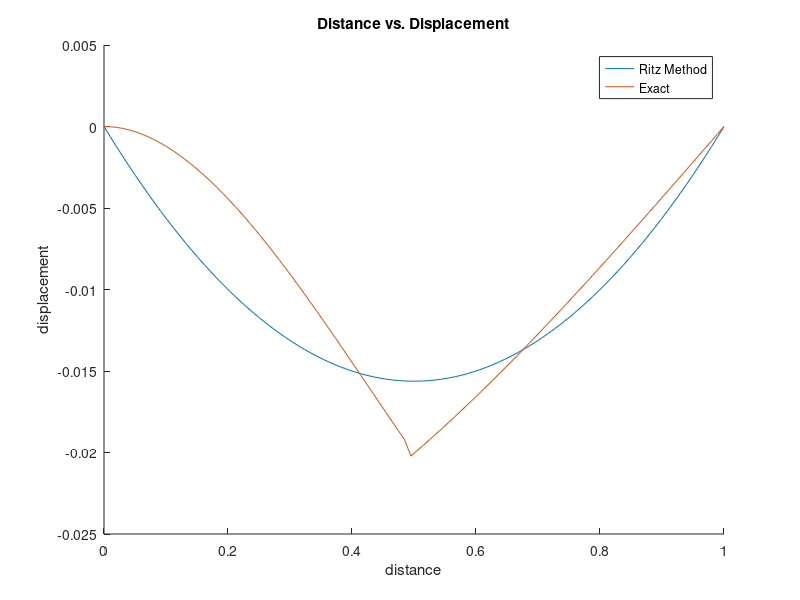

Write MATLAB code to recreate this figure.
% x = linspace(0,1,100);
% v = zeros(1,100);
% exact = zeros(1,100);
% for i = 1:100
%     v(i) = .87*(3/2 * (5/16) + 1/4)*(-x(i)+x(i)^2) + 5/16*(-x(i)^2+x(i)^3);
%     
%     if(i < 50)
%         exact(i) = -1/2 * x(i)^2 - 1/8 * x(i);
%     else
%         exact(i) = 3/8 * x(i) - 3/8;
%     end
% end
% 
% hold on
% plot(x,v)
% plot(x,exact)
% xlabel("distance")
% ylabel("displacement");
% legend("Ritz Method","Exact");
% title("Distance vs. Displacement");

% x = linspace(0,1,100);
% v = zeros(1,100);
% exact = zeros(1,100);
% for i = 1:100
%     v(i) = 16/9 * (x(i)^2-x(i)) - 20/27 * (x(i)^3-x(i));
%     
%     if(i < 33)
%         exact(i) = -2/3*x(i);
%     else
%         exact(i) = 1/3 * (x(i)-1);
%     end
% end
% 
% hold on
% plot(x,v)
% plot(x,exact)
% xlabel("distance")
% ylabel("displacement");
% legend("Ritz Method","Exact");
% title("Distance vs. Displacement");

x = linspace(0,1,100);
v = zeros(1,100);
exact = zeros(1,100);
for i = 1:100
    v(i) = 1/16 * (x(i)^2-x(i));
    
    if(i < 50)
        exact(i) = -.7*(-7/48 * x(i)^3 + 3/16 * x(i)^2);
    else
        exact(i) = -.7*(1/48*x(i)^3-1/16*x(i)^2+1/24);
    end
end

hold on
plot(x,v)
plot(x,exact)
xlabel("distance")
ylabel("displacement");
legend("Ritz Method","Exact");
title("Distance vs. Displacement");
